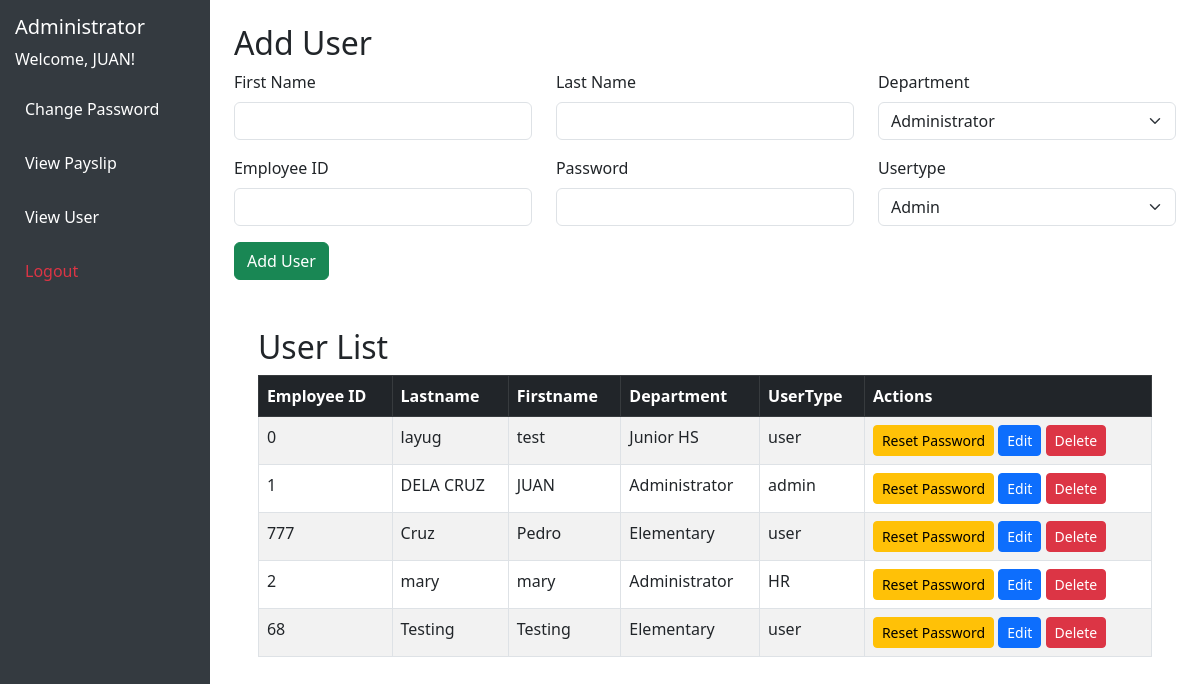
Page /login/admin_dashboard.php?page=addUser (signed in) on the committed database.
### tables this page shows
CREATE TABLE `tbluser` (
  `id` int(11) NOT NULL,
  `username` varchar(30) NOT NULL,
  `password` varchar(30) NOT NULL,
  `usertype` varchar(30) NOT NULL,
  `firstname` varchar(60) NOT NULL,
  `lastname` varchar(60) NOT NULL,
  `department` varchar(100) NOT NULL
);

### login/admin_dashboard.php (the view, shortened to what this page needs)
<!DOCTYPE html>
<html lang="en">
<head>
    <link href="https://cdn.jsdelivr.net/npm/bootstrap@5.3.0-alpha1/dist/css/bootstrap.min.css" rel="stylesheet">
</head>
<body>
    <?php
    require '../db.php';
     $page = $_GET['page'] ?? '';
    $stmt = $pdo->query("SELECT * FROM tbluser");
    $users = $stmt->fetchAll(PDO::FETCH_ASSOC);
    ?>
    <div class="sidebar">
        <h5>Administrator</h5>
        <p>Welcome, <?php echo htmlspecialchars($_SESSION['firstname']); ?>!</p>
        <a href="admin_dashboard.php?page=change_password">Change Password</a>
        <a href="admin_dashboard.php?page=viewPayslip">View Payslip</a>
        <a href="admin_dashboard.php?page=addUser">View User</a>
        <a href="logout.php" class="text-danger">Logout</a>
    </div>
    <div class="container-fluid p-4">
        <?php
        if ($page === 'change_password') {
            include 'change_password.php';
        } elseif ( $page === 'addUser') {
            ?>
             <div id="addUser" class="mb-4">
            <h2>Add User</h2>
            <form method="post" class="mb-3">
                <div class="row">
                    <div class="col-md-4 mb-3">
                        <label for="firstname" class="form-label">First Name</label>
                        <input type="text" id="firstname" name="firstname" class="form-control" required>
                    </div>
                    <div class="col-md-4 mb-3">
                        <label for="lastname" class="form-label">Last Name</label>
                        <input type="text" id="lastname" name="lastname" class="form-control" required>
                    </div>
                    <div class="col-md-4 mb-3">
                        <label for="department" class="form-label">Department</label>
                        <select id="department" name="department" class="form-select" required>
                            <option value="Administrator">Administrator</option>
                        </select>
                    </div>
                </div>
                <div class="row">
                    <div class="col-md-4 mb-3">
                        <label for="username" class="form-label">Employee ID</label>
                        <input type="text" id="username" name="username" class="form-control" required>
                    </div>
                    <div class="col-md-4 mb-3">
                        <label for="password" class="form-label">Password</label>
                        <input type="password" id="password" name="password" class="form-control" required>
                    </div>
                    <div class="col-md-4 mb-3">
                        <label for="usertype" class="form-label">Usertype</label>
                        <select id="usertype" name="usertype" class="form-select" required>
                            <option value="admin">Admin</option>
                        </select>
                    </div>
                </div>
                <button type="submit" name="add_user" class="btn btn-success">Add User</button>
            </form>
        </div>
    <div class="container-fluid p-4">
        <h2>User List</h2>
        <table class="table table-bordered table-striped">
            <thead class="table-dark">
                <tr>
                    <th>Employee ID</th>
                    <th>Lastname</th>
                    <th>Firstname</th>
                    <th>Department</th>
                    <th>UserType</th>
                    <th>Actions</th>
                </tr>
            </thead>
            <tbody>
                <?php foreach ($users as $user): ?>
                    <tr>
                        <td><?php echo htmlspecialchars($user['id']); ?></td>
                        <td><?php echo htmlspecialchars($user['lastname']); ?></td>
                        <td><?php echo htmlspecialchars($user['firstname']); ?></td>
                        <td><?php echo htmlspecialchars($user['department']); ?></td>
                        <td><?php echo htmlspecialchars($user['usertype']); ?></td>
                        <td>
                            <form method="post" style="display:inline;">
                                <button type="submit" name="reset_password" class="btn btn-warning btn-sm">Reset Password</button>
                            </form>
                            <button class="btn btn-primary btn-sm edit-user-btn"
                                    data-id="<?php echo $user['id']; ?>"
                                    data-username="<?php echo htmlspecialchars($user['username']); ?>"
                                    data-firstname="<?php echo htmlspecialchars($user['firstname']); ?>"
                                    data-lastname="<?php echo htmlspecialchars($user['lastname']); ?>"
                                    data-department="<?php echo htmlspecialchars($user['department']); ?>"
                                    data-usertype="<?php echo htmlspecialchars($user['usertype']); ?>">
                                Edit
                            </button>
                            <form method="post" style="display:inline;">
                                <button type="submit" name="delete_user" class="btn btn-danger btn-sm" onclick="return confirm('Are you sure you want to delete this user?');">Delete</button>
                            </form>
                        </td>
                    </tr>
                <?php endforeach; ?>
            </tbody>
        </table>
                </div>
                <?php
        }else {
        }
        ?>
</body>
</html>

### login/admin_dashboard.php (style rules this page uses)
body { display: flex; height: 100vh; }
.sidebar { width: 250px; background-color: #343a40; color: #fff; padding: 15px; }
.sidebar a { color: #fff; text-decoration: none; display: block; padding: 10px; border-radius: 5px; margin-bottom: 10px; }

### rows in the picture
tbluser: id "0", lastname "layug", firstname "test", department "Junior HS", usertype "user"
tbluser: id "1", lastname "DELA CRUZ", firstname "JUAN", department "Administrator", usertype "admin"
tbluser: id "777", lastname "Cruz", firstname "Pedro", department "Elementary", usertype "user"
tbluser: id "2", lastname "mary", firstname "mary", department "Administrator", usertype "HR"
tbluser: id "68", lastname "Testing", firstname "Testing", department "Elementary", usertype "user"

### other values in the picture
$_SESSION['firstname'] "JUAN"
